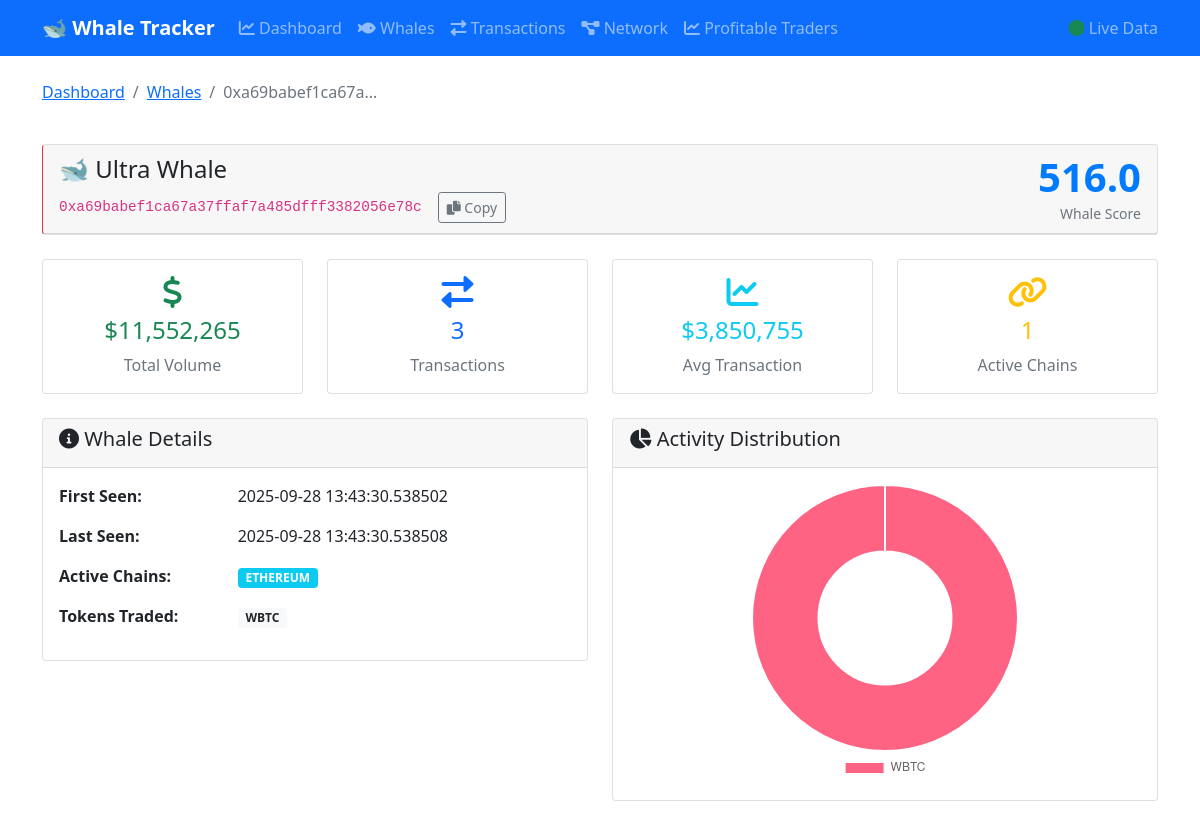
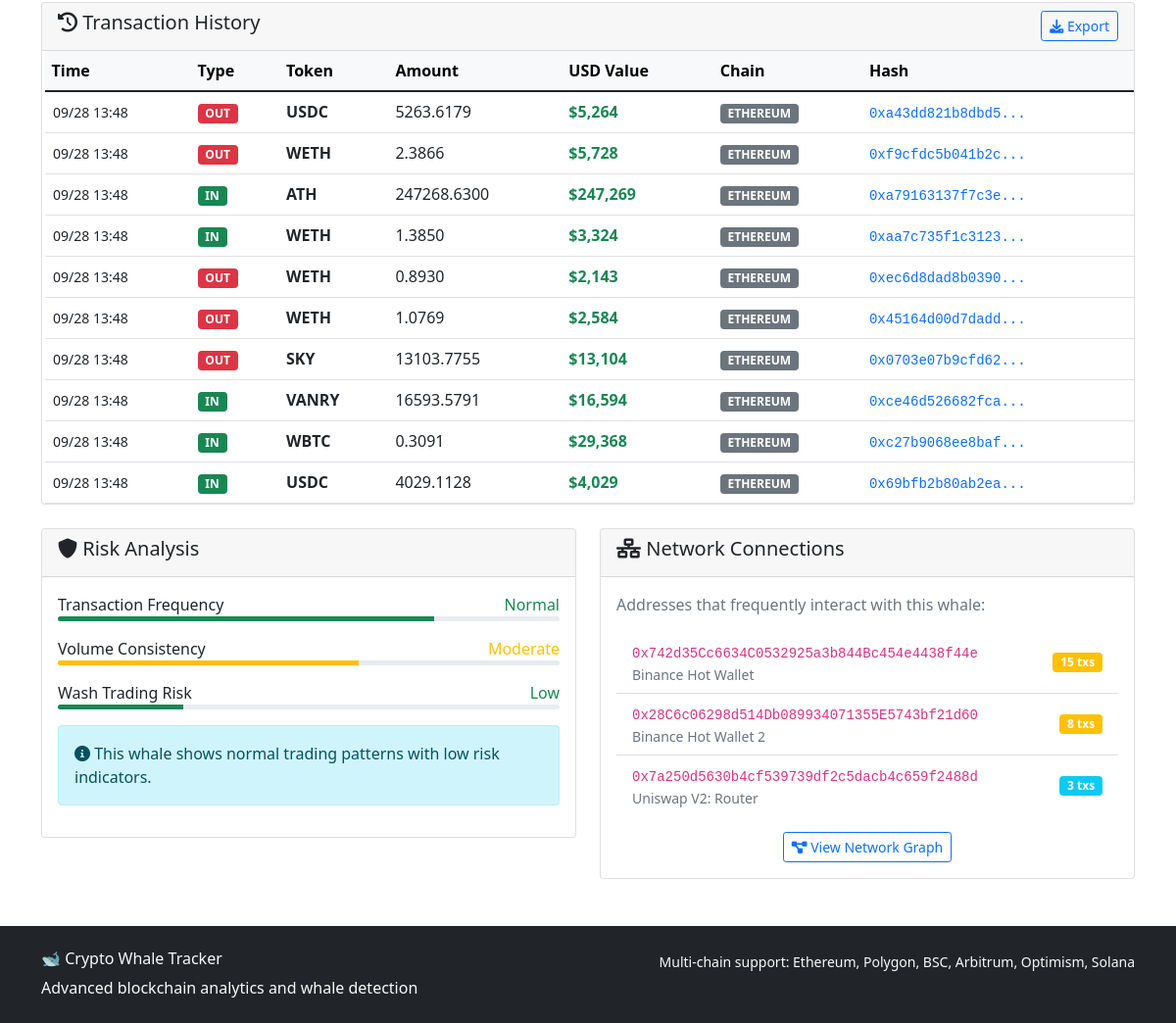
Screenshot of /whale/0xa69babef1ca67a37ffaf7a485dfff3382056e78c with the database file from the repository (2 pictures, top to bottom).
### tables this page shows
CREATE TABLE whale_addresses (
                    address TEXT PRIMARY KEY,
                    first_seen TIMESTAMP,
                    last_seen TIMESTAMP,
                    total_volume_usd REAL DEFAULT 0,
                    transaction_count INTEGER DEFAULT 0,
                    avg_transaction_size REAL DEFAULT 0,
                    chains_active TEXT DEFAULT '[]',
                    tokens_traded TEXT DEFAULT '[]',
                    whale_score REAL DEFAULT 0,
                    labels TEXT DEFAULT '[]',
                    updated_at TIMESTAMP DEFAULT CURRENT_TIMESTAMP
                , chain TEXT DEFAULT "ethereum", sol_balance REAL DEFAULT 0, recent_activity INTEGER DEFAULT 0, is_active BOOLEAN DEFAULT 0);

CREATE TABLE transactions (
                    id INTEGER PRIMARY KEY AUTOINCREMENT,
                    hash TEXT UNIQUE NOT NULL,
                    chain TEXT NOT NULL,
                    from_address TEXT NOT NULL,
                    to_address TEXT NOT NULL,
                    token_symbol TEXT NOT NULL,
                    token_address TEXT,
                    value_native REAL NOT NULL,
                    value_usd REAL NOT NULL,
                    timestamp INTEGER NOT NULL,
                    whale_category TEXT NOT NULL,
                    gas_used INTEGER,
                    gas_price INTEGER,
                    created_at TIMESTAMP DEFAULT CURRENT_TIMESTAMP
                );

### whale_web_ui.py (the view)
@app.route('/whale/<address>')
def whale_detail(address):
    whale = db.get_whale_details(address)
    if not whale:
        return "Whale not found", 404
    return render_template('whale_detail.html', whale=whale)

### templates/whale_detail.html (shortened to what this page needs)
{% extends "base.html" %}
{% block content %}
<div class="row mb-4">
    <div class="col-12">
        <nav aria-label="breadcrumb">
            <ol class="breadcrumb">
                <li class="breadcrumb-item"><a href="/">Dashboard</a></li>
                <li class="breadcrumb-item"><a href="/whales">Whales</a></li>
                <li class="breadcrumb-item active">{{ whale.address[:16] }}...</li>
            </ol>
        </nav>
    </div>
</div>
<div class="row mb-4">
    <div class="col-12">
        <div class="card
            {% if whale.whale_score >= 300 %}whale-ultra
            {% elif whale.whale_score >= 200 %}whale-mega
            {% elif whale.whale_score >= 100 %}whale-large
            {% else %}whale-regular
            {% endif %}">
            <div class="card-header">
                <div class="row align-items-center">
                    <div class="col-md-8">
                        <h4 class="mb-0">
                            {% if whale.whale_score >= 300 %}
                                🐋 Ultra Whale
                            {% elif whale.whale_score >= 200 %}
                                🦈 Mega Whale
                            {% elif whale.whale_score >= 100 %}
                                🐳 Large Whale
                            {% else %}
                                🐠 Regular Trader
                            {% endif %}
                        </h4>
                        <div class="d-flex align-items-center mt-2">
                            <code class="address-short me-3">{{ whale.address }}</code>
                            <button class="btn btn-sm btn-outline-secondary"
                                    onclick="copyAddress('{{ whale.address }}')">
                                <i class="fas fa-copy"></i> Copy
                            </button>
                        </div>
                    </div>
                    <div class="col-md-4 text-md-end">
                        <div class="whale-score display-6">{{ "%.1f"|format(whale.whale_score) }}</div>
                        <small class="text-muted">Whale Score</small>
                    </div>
                </div>
            </div>
        </div>
    </div>
</div>
<div class="row mb-4">
    <div class="col-md-3">
        <div class="card text-center">
            <div class="card-body">
                <i class="fas fa-dollar-sign fa-2x text-success mb-2"></i>
                <h4 class="text-success">${{ "{:,.0f}".format(whale.total_volume_usd) }}</h4>
                <p class="text-muted mb-0">Total Volume</p>
            </div>
        </div>
    </div>
    <div class="col-md-3">
        <div class="card text-center">
            <div class="card-body">
                <i class="fas fa-exchange-alt fa-2x text-primary mb-2"></i>
                <h4 class="text-primary">{{ whale.transaction_count }}</h4>
                <p class="text-muted mb-0">Transactions</p>
            </div>
        </div>
    </div>
    <div class="col-md-3">
        <div class="card text-center">
            <div class="card-body">
                <i class="fas fa-chart-line fa-2x text-info mb-2"></i>
                <h4 class="text-info">${{ "{:,.0f}".format(whale.avg_transaction_size) }}</h4>
                <p class="text-muted mb-0">Avg Transaction</p>
            </div>
        </div>
    </div>
    <div class="col-md-3">
        <div class="card text-center">
            <div class="card-body">
                <i class="fas fa-link fa-2x text-warning mb-2"></i>
                <h4 class="text-warning">{{ whale.chains_active|length }}</h4>
                <p class="text-muted mb-0">Active Chains</p>
            </div>
        </div>
    </div>
</div>
<div class="row mb-4">
    <div class="col-md-6">
        <div class="card">
            <div class="card-header">
                <h5><i class="fas fa-info-circle"></i> Whale Details</h5>
            </div>
            <div class="card-body">
                <div class="row mb-3">
                    <div class="col-4">
                        <strong>First Seen:</strong>
                    </div>
                    <div class="col-8">
                        {{ whale.first_seen.split('T')[0] if whale.first_seen else 'Unknown' }}
                    </div>
                </div>
                <div class="row mb-3">
                    <div class="col-4">
                        <strong>Last Seen:</strong>
                    </div>
                    <div class="col-8">
                        {{ whale.last_seen.split('T')[0] if whale.last_seen else 'Unknown' }}
                    </div>
                </div>
                <div class="row mb-3">
                    <div class="col-4">
                        <strong>Active Chains:</strong>
                    </div>
                    <div class="col-8">
                        {% for chain in whale.chains_active %}
                        <span class="badge bg-info me-1">{{ chain.upper() }}</span>
                        {% endfor %}
                    </div>
                </div>
                <div class="row mb-3">
                    <div class="col-4">
                        <strong>Tokens Traded:</strong>
                    </div>
                    <div class="col-8">
                        {% for token in whale.tokens_traded %}
                        <span class="badge bg-light text-dark me-1">{{ token }}</span>
                        {% endfor %}
                    </div>
                </div>
            </div>
        </div>
    </div>
    <div class="col-md-6">
        <div class="card">
            <div class="card-header">
                <h5><i class="fas fa-chart-pie"></i> Activity Distribution</h5>
            </div>
            <div class="card-body">
                <canvas id="activityChart"></canvas>
            </div>
        </div>
    </div>
</div>
<div class="row">
    <div class="col-12">
        <div class="card">
            <div class="card-header d-flex justify-content-between align-items-center">
                <h5><i class="fas fa-history"></i> Transaction History</h5>
                <div>
                    <button class="btn btn-sm btn-outline-primary" onclick="exportTransactions()">
                        <i class="fas fa-download"></i> Export
                    </button>
                </div>
            </div>
            <div class="card-body p-0">
                {% if whale.transactions %}
                <div class="table-responsive">
                    <table class="table table-hover mb-0">
                        <thead class="table-light">
                            <tr>
                                <th>Time</th>
                                <th>Type</th>
                                <th>Token</th>
                                <th>Amount</th>
                                <th>USD Value</th>
                                <th>Chain</th>
                                <th>Hash</th>
                            </tr>
                        </thead>
                        <tbody>
                            {% for tx in whale.transactions %}
                            <tr class="transaction-row
                                ">
                                <td>
                                    <small>{{ tx.timestamp | format_date }}</small>
                                </td>
                                <td>
                                    {% if tx.from_address.lower() == whale.address.lower() %}
                                        <span class="badge bg-danger">OUT</span>
                                    {% else %}
                                        <span class="badge bg-success">IN</span>
                                    {% endif %}
                                </td>
                                <td>
                                    <strong>{{ tx.token_symbol }}</strong>
                                </td>
                                <td>
                                    {{ "%.4f"|format(tx.value_native) }}
                                </td>
                                <td>
                                    <strong class="text-success">${{ "{:,.0f}".format(tx.value_usd) }}</strong>
                                </td>
                                <td>
                                    <span class="badge bg-secondary">{{ tx.chain.upper() }}</span>
                                </td>
                                <td>
                                    <code class="small">
                                        {% if tx.chain == 'solana' %}
                                        <a href="https://solscan.io/tx/{{ tx.hash }}"
                                           target="_blank" class="text-decoration-none">
                                            {{ tx.hash[:16] }}...
                                        </a>
                                        {% else %}
                                        <a href="https://etherscan.io/tx/{{ tx.hash }}"
                                           target="_blank" class="text-decoration-none">
                                            {{ tx.hash[:16] }}...
                                        </a>
                                        {% endif %}
                                    </code>
                                </td>
                            </tr>
                            {% endfor %}
                        </tbody>
                    </table>
                </div>
                {% endif %}
            </div>
        </div>
    </div>
</div>
<div class="row mt-4">
    <div class="col-md-6">
        <div class="card">
            <div class="card-header">
                <h5><i class="fas fa-shield-alt"></i> Risk Analysis</h5>
            </div>
            <div class="card-body">
                <div class="mb-3">
                    <div class="d-flex justify-content-between">
                        <span>Transaction Frequency</span>
                        <span class="text-success">Normal</span>
                    </div>
                    <div class="progress" style="height: 5px;">
                        <div class="progress-bar bg-success" style="width: 75%"></div>
                    </div>
                </div>
                <div class="mb-3">
                    <div class="d-flex justify-content-between">
                        <span>Volume Consistency</span>
                        <span class="text-warning">Moderate</span>
                    </div>
                    <div class="progress" style="height: 5px;">
                        <div class="progress-bar bg-warning" style="width: 60%"></div>
                    </div>
                </div>
                <div class="mb-3">
                    <div class="d-flex justify-content-between">
                        <span>Wash Trading Risk</span>
                        <span class="text-success">Low</span>
                    </div>
                    <div class="progress" style="height: 5px;">
                        <div class="progress-bar bg-success" style="width: 25%"></div>
                    </div>
                </div>
                <div class="alert alert-info">
                    <i class="fas fa-info-circle"></i>
                    This whale shows normal trading patterns with low risk indicators.
                </div>
            </div>
        </div>
    </div>
    <div class="col-md-6">
        <div class="card">
            <div class="card-header">
                <h5><i class="fas fa-network-wired"></i> Network Connections</h5>
            </div>
            <div class="card-body">
                <p class="text-muted">Addresses that frequently interact with this whale:</p>
                <div class="list-group list-group-flush">
                    <div class="list-group-item d-flex justify-content-between align-items-center">
                        <div>
                            <code class="small">0x742d35Cc6634C0532925a3b844Bc454e4438f44e</code>
                            <small class="text-muted d-block">Binance Hot Wallet</small>
                        </div>
                        <span class="badge bg-warning">15 txs</span>
                    </div>
                    <div class="list-group-item d-flex justify-content-between align-items-center">
                        <div>
                            <code class="small">0x28C6c06298d514Db089934071355E5743bf21d60</code>
                            <small class="text-muted d-block">Binance Hot Wallet 2</small>
                        </div>
                        <span class="badge bg-warning">8 txs</span>
                    </div>
                    <div class="list-group-item d-flex justify-content-between align-items-center">
                        <div>
                            <code class="small">0x7a250d5630b4cf539739df2c5dacb4c659f2488d</code>
                            <small class="text-muted d-block">Uniswap V2: Router</small>
                        </div>
                        <span class="badge bg-info">3 txs</span>
                    </div>
                </div>
                <div class="text-center mt-3">
                    <a href="/network/{{ whale.address }}" class="btn btn-outline-primary btn-sm">
                        <i class="fas fa-project-diagram"></i> View Network Graph
                    </a>
                </div>
            </div>
        </div>
    </div>
</div>
{% endblock %}
{% block scripts %}
<script>
// Activity Distribution Chart
const tokens = {{ whale.tokens_traded | tojson }};
const tokenColors = ['#FF6384', '#36A2EB', '#FFCE56', '#4BC0C0', '#9966FF', '#FF9F40'];
const activityCtx = document.getElementById('activityChart').getContext('2d');
new Chart(activityCtx, {
    type: 'doughnut',
    data: {
        labels: tokens,
        datasets: [{
            data: tokens.map(() => Math.floor(Math.random() * 100) + 10), // Mock data
            backgroundColor: tokenColors.slice(0, tokens.length),
            borderWidth: 2
        }]
    },
    options: {
        responsive: true,
        maintainAspectRatio: false,
        plugins: {
            legend: {
                position: 'bottom'
            }
        }
    }
});
function copyAddress(address) {
    navigator.clipboard.writeText(address).then(() => {
        const btn = event.target.closest('button');
        const icon = btn.querySelector('i');
        icon.className = 'fas fa-check';
        btn.classList.remove('btn-outline-secondary');
        btn.classList.add('btn-success');
        setTimeout(() => {
            icon.className = 'fas fa-copy';
            btn.classList.remove('btn-success');
            btn.classList.add('btn-outline-secondary');
        }, 1000);
    });
}
function exportTransactions() {
    // In a real implementation, this would export transaction data
    alert('Exporting transaction data to CSV... (Feature would download CSV file)');
}
</script>
{% endblock %}

### rows the page displays
whale_addresses: address "0xa69babef1ca67a37ffaf7a485dfff3382056e78c", whale_score "516.0", total_volume_usd "11,552,265", transaction_count "3", avg_transaction_size "3,850,755", first_seen "2025-09-28 13:43:30.538502", last_seen "2025-09-28 13:43:30.538508"
transactions: timestamp "09/28 13:48", shows "OUT", token_symbol "USDC", value_native "5263.6179", value_usd "5,264", chain "ETHEREUM", hash "0xa43dd821b8dbd5"
transactions: timestamp "09/28 13:48", shows "OUT", token_symbol "WETH", value_native "2.3866", value_usd "5,728", chain "ETHEREUM", hash "0xf9cfdc5b041b2c"
transactions: timestamp "09/28 13:48", shows "IN", token_symbol "ATH", value_native "247268.6300", value_usd "247,269", chain "ETHEREUM", hash "0xa79163137f7c3e"
transactions: timestamp "09/28 13:48", shows "IN", token_symbol "WETH", value_native "1.3850", value_usd "3,324", chain "ETHEREUM", hash "0xaa7c735f1c3123"
transactions: timestamp "09/28 13:48", shows "OUT", token_symbol "WETH", value_native "0.8930", value_usd "2,143", chain "ETHEREUM", hash "0xec6d8dad8b0390"
transactions: timestamp "09/28 13:48", shows "OUT", token_symbol "WETH", value_native "1.0769", value_usd "2,584", chain "ETHEREUM", hash "0x45164d00d7dadd"
transactions: timestamp "09/28 13:48", shows "OUT", token_symbol "SKY", value_native "13103.7755", value_usd "13,104", chain "ETHEREUM", hash "0x0703e07b9cfd62"
transactions: timestamp "09/28 13:48", shows "IN", token_symbol "VANRY", value_native "16593.5791", value_usd "16,594", chain "ETHEREUM", hash "0xce46d526682fca"
transactions: timestamp "09/28 13:48", shows "IN", token_symbol "WBTC", value_native "0.3091", value_usd "29,368", chain "ETHEREUM", hash "0xc27b9068ee8baf"
transactions: timestamp "09/28 13:48", shows "IN", token_symbol "USDC", value_native "4029.1128", value_usd "4,029", chain "ETHEREUM", hash "0x69bfb2b80ab2ea"

### other values shown
{{ whale.address[:16] }} "0xa69babef1ca67a"
{{ whale.chains_active|length }} "1"
{{ chain.upper() }} "ETHEREUM"
{{ token }} "WBTC"
chart data {{ whale.tokens_traded | tojson }} ["WBTC"]
